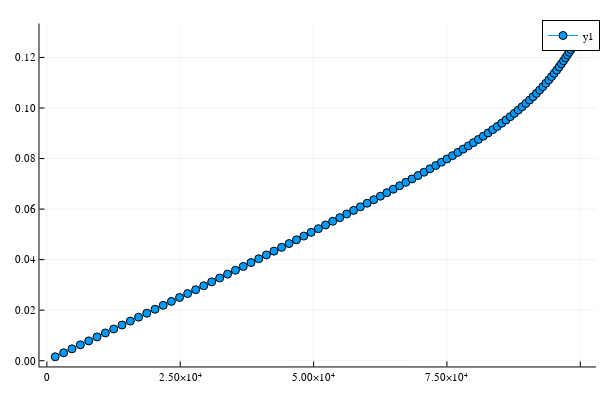

Notebook code for this chart:
### Code cell
plot(b[:, 1], b[:, 2], shape=:auto)

### Figure 1 — Plotly figure (JSON) as saved in the notebook; plotly's stock layout.template omitted (floating-point values rounded to 4 significant figures)
{"data": [{"colorbar": {"len": 0.9525, "title": "", "x": 0.9934, "y": 0.5139}, "legendgroup": "y1", "line": {"color": "rgba(0, 154, 250, 1.000)", "dash": "solid", "shape": "linear", "width": 1}, "marker": {"color": "rgba(0, 154, 250, 1.000)", "line": {"color": "rgba(0, 0, 0, 1.000)", "width": 1}, "size": 8, "symbol": "circle"}, "mode": "lines+markers", "name": "y1", "showlegend": true, "type": "scatter", "x": [1571.0, 3141.0, 4711.0, 6279.0, 7846.0, 9411.0, 10970.0, 12530.0, 14090.0, 15640.0, 17190.0, 18740.0, 20280.0, 21810.0, 23340.0, 24870.0, 26390.0, 27900.0, 29400.0, 30900.0, 32390.0, 33870.0, 35350.0, 36810.0, 38270.0, 39710.0, 41150.0, 42580.0, 43990.0, 45400.0, 46790.0, 48180.0, 49550.0, 50900.0, 52250.0, 53580.0, 54900.0, 56210.0, 57500.0, 58780.0, 60040.0, 61290.0, 62520.0, 63740.0, 64940.0, 66130.0, 67300.0, 68450.0, 69590.0, 70710.0, 71810.0, 72900.0, 73960.0, 75010.0, 76040.0, 77050.0, 78040.0, 79020.0, 79970.0, 80900.0, 81810.0, 82710.0, 83580.0, 84430.0, 85260.0, 86070.0, 86860.0, 87630.0, 88380.0, 89100.0, 89800.0, 90480.0, 91140.0, 91780.0, 92390.0, 92980.0, 93540.0, 94090.0, 94610.0, 95110.0, 95580.0, 96030.0, 96460.0, 96860.0, 97240.0, 97590.0, 97920.0, 98230.0, 98510.0, 98770.0, 99000.0, 99210.0, 99400.0, 99560.0, 99690.0, 99800.0, 99890.0, 99950.0, 99990.0, 100000.0], "xaxis": "x", "y": [0.001571, 0.003141, 0.004712, 0.006282, 0.007851, 0.009419, 0.01099, 0.01255, 0.01412, 0.01568, 0.01724, 0.0188, 0.02036, 0.02192, 0.02347, 0.02502, 0.02657, 0.02812, 0.02966, 0.0312, 0.03274, 0.03427, 0.03579, 0.03732, 0.03884, 0.04035, 0.04186, 0.04336, 0.04486, 0.04636, 0.04784, 0.04932, 0.0508, 0.05226, 0.05372, 0.05517, 0.05662, 0.05805, 0.05948, 0.0609, 0.06231, 0.06371, 0.06511, 0.06649, 0.06786, 0.06923, 0.07059, 0.07193, 0.07327, 0.0746, 0.07593, 0.07724, 0.07855, 0.07985, 0.08115, 0.08244, 0.08372, 0.08501, 0.08629, 0.08757, 0.08885, 0.09013, 0.09141, 0.09269, 0.09398, 0.09527, 0.09657, 0.09787, 0.09918, 0.1005, 0.1018, 0.1031, 0.1045, 0.1058, 0.1071, 0.1085, 0.1098, 0.1111, 0.1124, 0.1137, 0.115, 0.1162, 0.1175, 0.1187, 0.1199, 0.121, 0.1221, 0.1231, 0.1241, 0.125, 0.1258, 0.1266, 0.1273, 0.1279, 0.1284, 0.1288, 0.1291, 0.1294, 0.1295, 0.1296], "yaxis": "y"}], "layout": {"annotations": [], "height": 400, "legend": {"bgcolor": "rgba(255, 255, 255, 1.000)", "bordercolor": "rgba(0, 0, 0, 1.000)", "borderwidth": 1, "font": {"color": "rgba(0, 0, 0, 1.000)", "family": "sans-serif", "size": 11}, "title": {"font": {"color": "rgba(0, 0, 0, 1.000)", "family": "sans-serif", "size": 15}, "text": ""}, "tracegroupgap": 0, "traceorder": "normal", "x": 1, "xanchor": "auto", "y": 1, "yanchor": "auto"}, "margin": {"b": 20, "l": 0, "r": 0, "t": 20}, "paper_bgcolor": "rgba(255, 255, 255, 1.000)", "plot_bgcolor": "rgba(255, 255, 255, 1.000)", "showlegend": true, "width": 600, "xaxis": {"anchor": "y", "domain": [0.06582, 0.9934], "gridcolor": "rgba(0, 0, 0, 0.100)", "gridwidth": 0.5, "linecolor": "rgba(0, 0, 0, 1.000)", "mirror": false, "range": [-1382.0, 103000.0], "showgrid": true, "showline": true, "showticklabels": true, "tickangle": 0, "tickcolor": "rgb(0, 0, 0)", "tickfont": {"color": "rgba(0, 0, 0, 1.000)", "family": "sans-serif", "size": 11}, "tickmode": "array", "ticks": "inside", "ticktext": ["0", "2.50×10⁴", "5.00×10⁴", "7.50×10⁴", "1.00×10⁵"], "tickvals": [0, 25000, 50000, 75000, 100000], "title": "", "titlefont": {"color": "rgba(0, 0, 0, 1.000)", "family": "sans-serif", "size": 15}, "type": "-", "visible": true, "zeroline": false, "zerolinecolor": "rgba(0, 0, 0, 1.000)"}, "yaxis": {"anchor": "x", "domain": [0.03762, 0.9902], "gridcolor": "rgba(0, 0, 0, 0.100)", "gridwidth": 0.5, "linecolor": "rgba(0, 0, 0, 1.000)", "mirror": false, "range": [-0.00227, 0.1334], "showgrid": true, "showline": true, "showticklabels": true, "tickangle": 0, "tickcolor": "rgb(0, 0, 0)", "tickfont": {"color": "rgba(0, 0, 0, 1.000)", "family": "sans-serif", "size": 11}, "tickmode": "array", "ticks": "inside", "ticktext": ["0.00", "0.02", "0.04", "0.06", "0.08", "0.10", "0.12"], "tickvals": [0, 0.02, 0.04, 0.06, 0.08, 0.1, 0.12], "title": "", "titlefont": {"color": "rgba(0, 0, 0, 1.000)", "family": "sans-serif", "size": 15}, "type": "-", "visible": true, "zeroline": false, "zerolinecolor": "rgba(0, 0, 0, 1.000)"}}}
